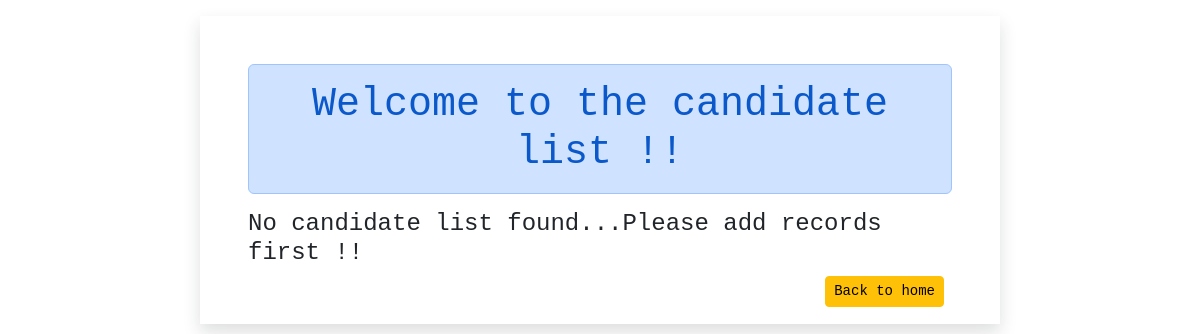
The page /show on the database as committed earlier.
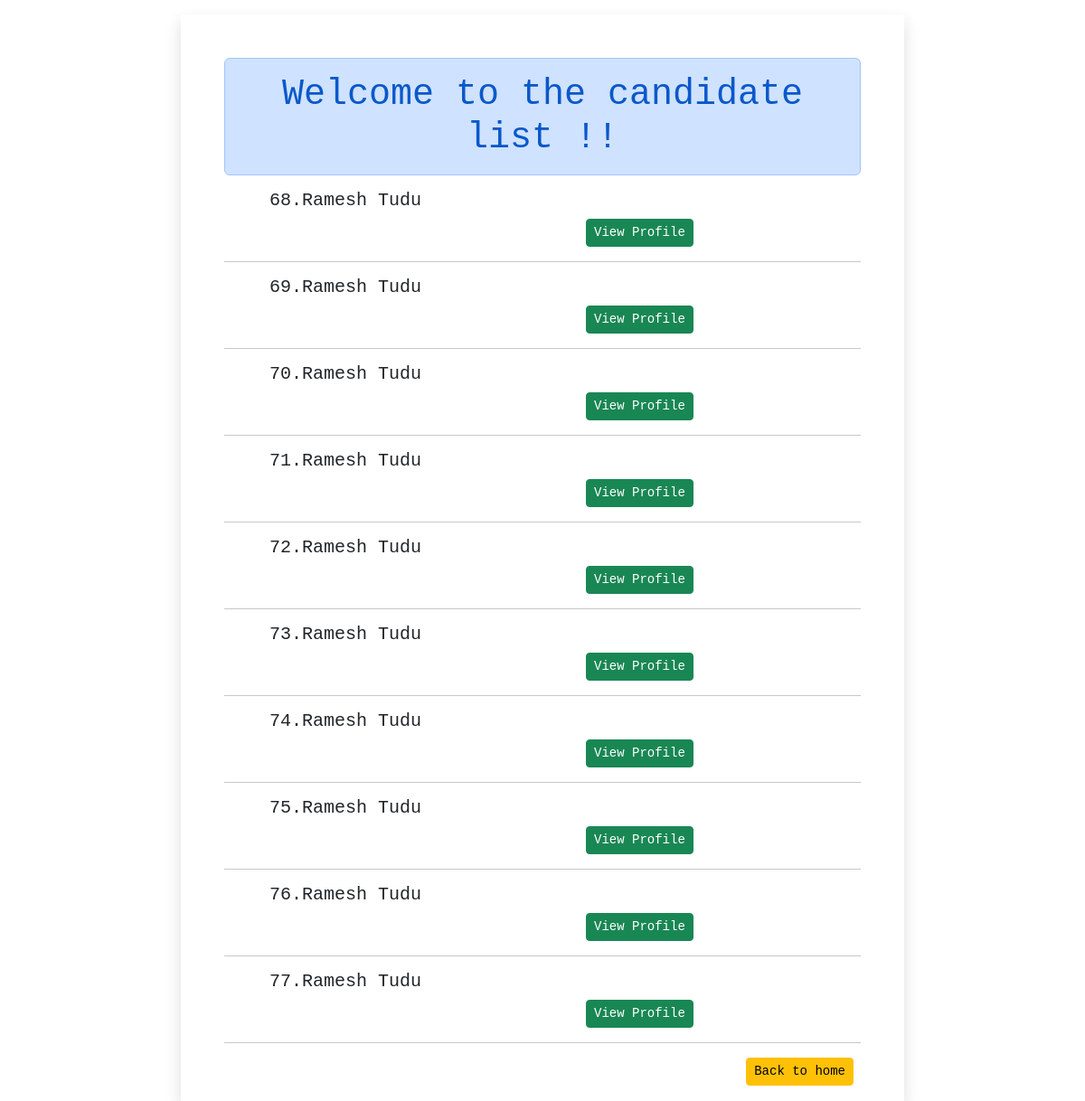
The same page on the database as committed later.
### resumeapp/models.py (models this page shows)
class Candidate(models.Model):
    name = models.CharField(max_length=80)
    dob = models.DateField(auto_now=False, auto_now_add=False)
    gender = models.CharField(max_length=10)
    city = models.CharField(max_length=80)
    pin = models.PositiveBigIntegerField()
    state = models.CharField(choices=STATE_CHOICES, max_length=80)
    mobile = models.PositiveBigIntegerField()
    email = models.EmailField()
    job_city = models.CharField(max_length=80)
    profile_image = models.ImageField(upload_to='images')
    doc_file = models.FileField(upload_to='docs')

### resumeapp/views.py (the view)
# urls.py: path('show',views.ShowView.as_view(), name= 'show'),
class ShowView(View):
    def get(self, request):
            candidate = Candidate.objects.all()
            return render(request, 'resumeapp/show.html',{'candidate': candidate})

### resumeapp/templates/resumeapp/show.html (shortened to what this page needs)
{% extends 'resumeapp/base.html' %}
{% load static %}
{% block content %}
<div class="col-sm-8 mx-auto mt-3 shadow p-5">
    <h1 class="alert alert-primary text-center">Welcome to the candidate list !!</h1>
    {% if candidate %}
        {% for data in candidate %}
        <div class="content">
            <h5 class="float-start">{{ data.id }}.{{ data.name }}</h5>
            <a class="btn btn-success btn-sm" href="{% url 'candidate' data.id %}">View Profile</a>
            <hr>
        </div>
        {% endfor %}
    {% else %}
        <h4>No candidate list found...Please add records first !!</h4>
    {% endif %}
    <a class="btn btn-warning btn-sm float-end mx-2" href="{% url 'home' %}">Back to home</a>
</div>
{% endblock %}

### resumeapp/templates/resumeapp/base.html (shortened to what this page needs)
<!DOCTYPE html>
{% load static %}
<html lang="en">
<head>
    <link rel="stylesheet" href="{% static '/resumeapp/css/bootstrap.css' %}">
    <link rel="stylesheet" href="{% static '/resumeapp/css/style.css' %}">
</head>
<body>
    {% block content %}
    {% endblock %}
</body>
</html>

### resumeapp/static/resumeapp/css/style.css (style rules this page uses)
body { font-family: monospace; font-size: 18px; }
.content h5 { margin-left: 50px; }
.content a { margin-left: 400px; }
.content a { text-decoration: none; }

Rows that differ between the two databases and show on the page:
added Candidate: id "68", name "Ramesh Tudu"
added Candidate: id "69", name "Ramesh Tudu"
added Candidate: id "70", name "Ramesh Tudu"
added Candidate: id "71", name "Ramesh Tudu"
added Candidate: id "72", name "Ramesh Tudu"
added Candidate: id "73", name "Ramesh Tudu"
added Candidate: id "74", name "Ramesh Tudu"
added Candidate: id "75", name "Ramesh Tudu"
added Candidate: id "76", name "Ramesh Tudu"
added Candidate: id "77", name "Ramesh Tudu"
Other text that changed with them:
text no longer shown: "No candidate list found...Please add records first !!"
